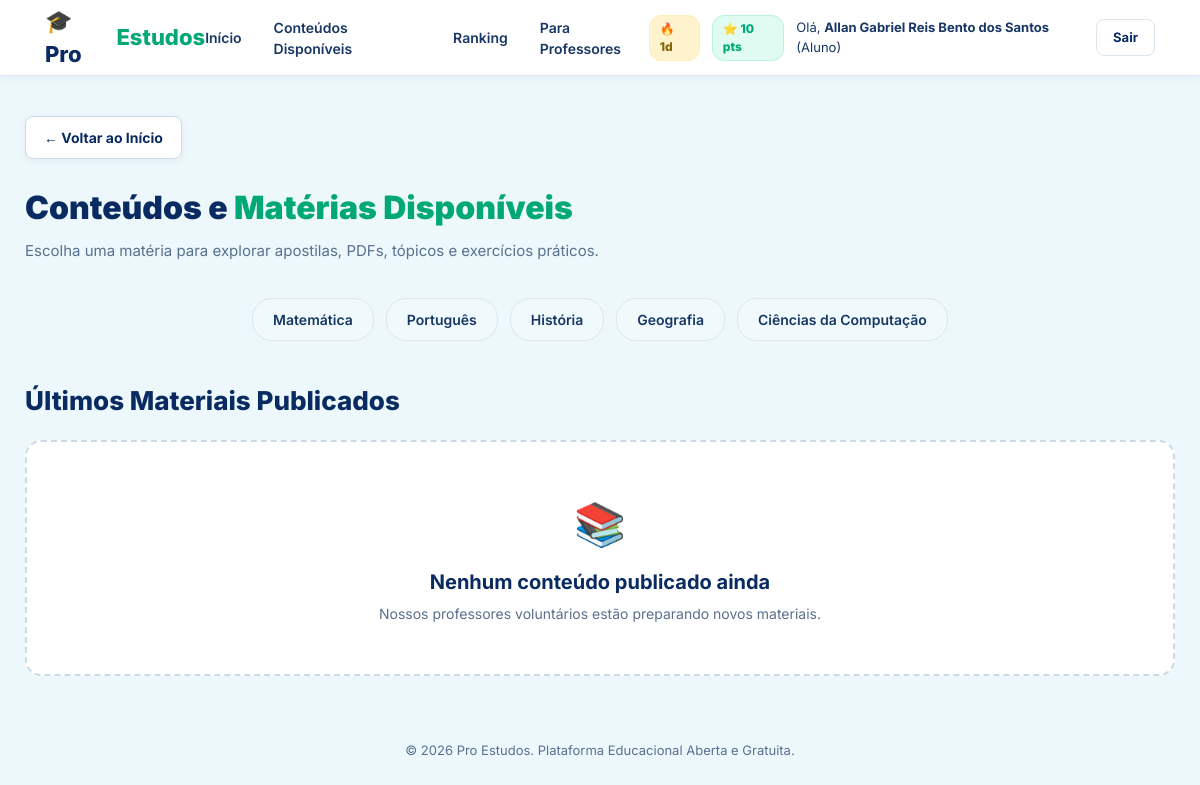
Page /conteudos (signed in) on the earlier database version.
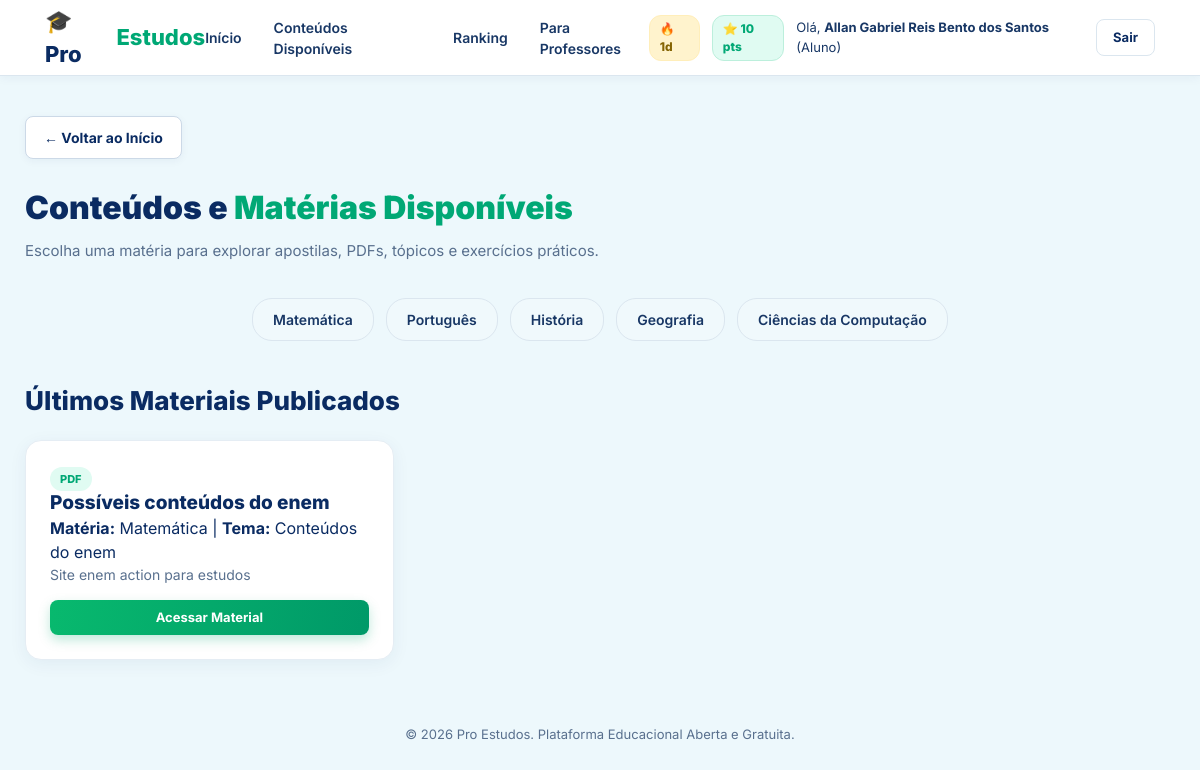
Same page on the later database version.
### app.py (models this page shows)
class Conteudo(db.Model):
    __tablename__ = 'conteudo'
    id_conteudo = db.Column(db.Integer, primary_key=True, autoincrement=True)
    id_professor = db.Column(db.Integer, db.ForeignKey('professor.id_professor'), nullable=False)
    titulo = db.Column(db.String(150), nullable=False)
    materia = db.Column(db.String(80), nullable=False)
    tema = db.Column(db.String(100), nullable=False)
    tipo_conteudo = db.Column(db.String(20), nullable=False)
    descricao = db.Column(db.Text)
    arquivo = db.Column(db.String(255))
    link = db.Column(db.String(255))
    data_publicacao = db.Column(db.DateTime, default=datetime.utcnow)

### app.py (the view)
@app.route('/conteudos')
def conteudos():
    usuario_logado, professores, mensagens, ranking = obter_contexto_usuario()
    todos_conteudos = Conteudo.query.order_by(Conteudo.data_publicacao.desc()).all()
    return render_template('conteudos.html', materias=MATERIAS, conteudos=todos_conteudos, usuario=usuario_logado, professores=professores, mensagens=mensagens)

### templates/conteudos.html (shortened to what this page needs)
{% extends 'base.html' %}
{% block content %}
<div class="materia-container">
    <a href="{{ url_for('index') }}" class="btn-voltar">← Voltar ao Início</a>
    <div class="materia-header">
        <h1>Conteúdos e <span>Matérias Disponíveis</span></h1>
        <p>Escolha uma matéria para explorar apostilas, PDFs, tópicos e exercícios práticos.</p>
    </div>
    <div class="subject-tags" style="margin-bottom: 40px;">
        {% for slug, nome in materias.items() %}
            <a href="{{ url_for('ver_materia', slug=slug) }}" class="tag-link">{{ nome }}</a>
        {% endfor %}
    </div>
    <h2 class="section-title" style="text-align: left; margin-bottom: 20px;">Últimos Materiais Publicados</h2>
    <div class="conteudos-grid">
        {% if conteudos %}
            {% for c in conteudos %}
                <div class="card-conteudo">
                    <div>
                        <span class="badge-tipo">{{ c.tipo_conteudo }}</span>
                        <h3>{{ c.titulo }}</h3>
                        <p class="tema"><strong>Matéria:</strong> {{ c.materia }} | <strong>Tema:</strong> {{ c.tema }}</p>
                        {% if c.descricao %}
                            <p class="descricao">{{ c.descricao }}</p>
                        {% endif %}
                    </div>
                    {% if c.link %}
                        <a href="{{ c.link }}" target="_blank" class="btn btn-primary btn-sm" style="margin-top: 15px; width: 100%; text-align: center;">Acessar Material</a>
                    {% endif %}
                </div>
            {% endfor %}
        {% else %}
            <div class="empty-state">
                <div class="empty-icon">📚</div>
                <h3>Nenhum conteúdo publicado ainda</h3>
                <p>Nossos professores voluntários estão preparando novos materiais.</p>
            </div>
        {% endif %}
    </div>
</div>
{% endblock %}

Differences in the rows shown:
added Conteudo: tipo_conteudo "PDF", titulo "Possíveis conteúdos do enem", materia "Matemática", tema "Conteúdos do enem", descricao "Site enem action para estudos"
Other differences:
text no longer shown: "📚 Nenhum conteúdo publicado ainda Nossos professores voluntários estão preparando novos materiais."
